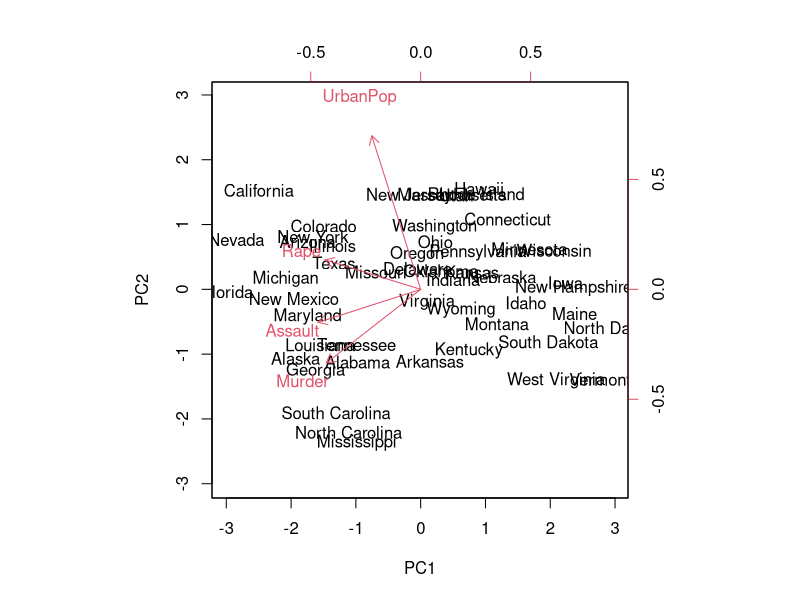
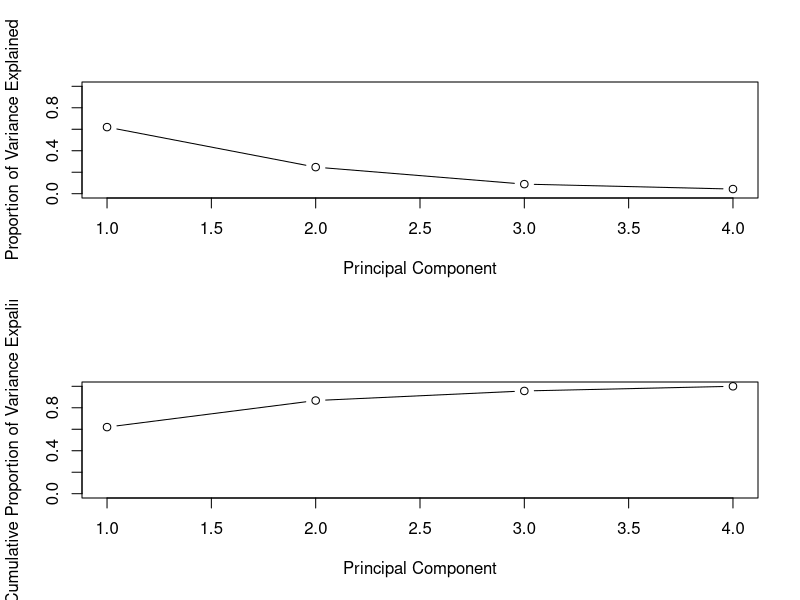
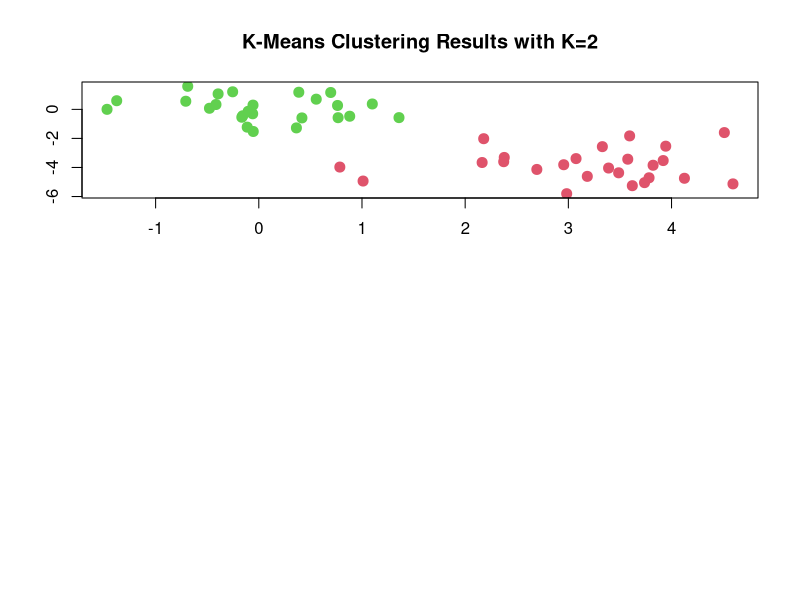
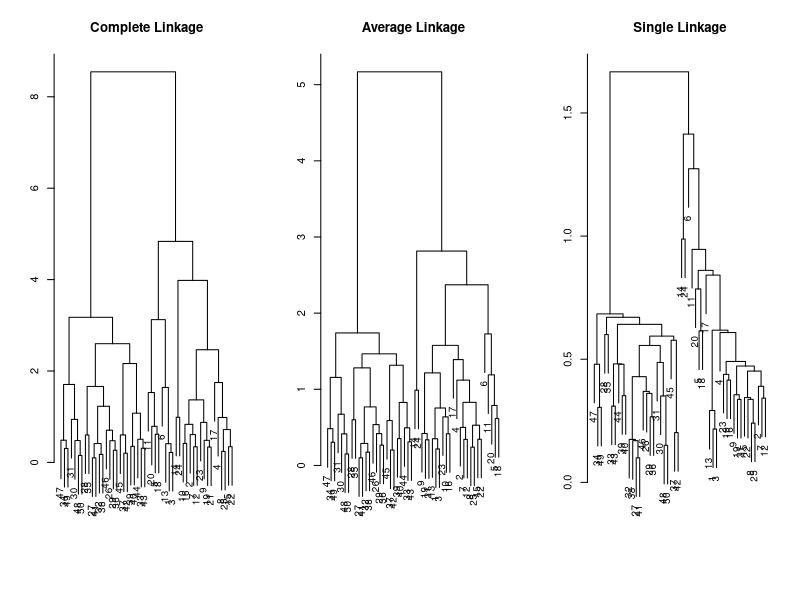
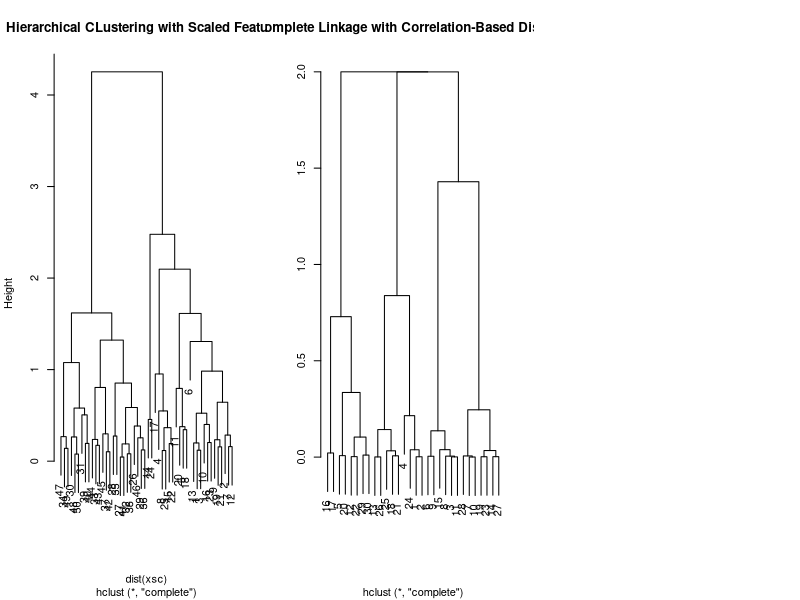

These figures' R source, in order:
## ---- chunk 1
apply(USArrests, 2, mean)
## ---- chunk 2
pr.out <- prcomp(USArrests, scale = T)
names(pr.out)
## ---- chunk 3
pr.out$center
pr.out$scale
## ---- chunk 4
pr.out$rotation
## ---- chunk 5
head(pr.out$x)
## ---- chunk 6
biplot(pr.out, scale = 0)
## ---- chunk 7
pr.out$sdev
## ---- chunk 8
pr.var <- pr.out$sdev^2
pr.var
## ---- chunk 9
pve <- pr.var/sum(pr.var)
pve
## ---- chunk 10
par(mfrow = c(2,1))
plot(pve, xlab = "Principal Component", ylab = "Proportion of Variance Explained", ylim = c(0,1), type = "b")
plot(cumsum(pve), xlab = "Principal Component", ylab = "Cumulative Proportion of Variance Expalined", ylim = c(0,1), type = "b")
## ---- chunk 11
set.seed(1)
x <- matrix(rnorm(50*2), ncol=2)
x[1:25,1] <- x[1:25,1] + 3
x[1:25,2] <- x[1:25,2] - 4
## ---- chunk 12
km.out <- kmeans(x,2,nstart = 20)
## ---- chunk 13
km.out$cluster
## ---- chunk 14
plot(x, col=(km.out$cluster+1), main = "K-Means Clustering Results with K=2", xlab="", ylab= "", pch = 20, cex = 2)
## ---- chunk 15
set.seed(1)
km.out <- kmeans(x,3,nstart=20)
km.out
## ---- chunk 16
set.seed(1)

km.out <- kmeans(x,3,nstart = 1)
km.out$tot.withinss

km.out <- kmeans(x,3,nstart = 20)
km.out$tot.withinss
## ---- chunk 17
hc.complete <- hclust(dist(x), method = "complete")
hc.average <-  hclust(dist(x), method = "average")
hc.single <-  hclust(dist(x), method = "single")
## ---- chunk 18
par(mfrow = c(1,3))

plot(hc.complete, main = "Complete Linkage", xlab="", ylab= "", sub= "", cex = .9)
plot(hc.average, main = "Average Linkage", xlab="", ylab= "", sub= "", cex = .9)
plot(hc.single, main = "Single Linkage", xlab="", ylab= "", sub= "", cex = .9)
## ---- chunk 19
cutree(hc.complete, 2)
cutree(hc.average, 2)
cutree(hc.single, 2)

## ---- chunk 20
xsc <- scale(x)
plot(hclust(dist(xsc), method = "complete"), main = "Hierarchical CLustering with Scaled Features")
## ---- chunk 21
x <- matrix(rnorm(30*3), ncol = 3)
dd <- as.dist(1-cor(t(x)))
plot(hclust(dd, method = "complete"), main = "Complete Linkage with Correlation-Based Distance", xlab="",ylab="")
